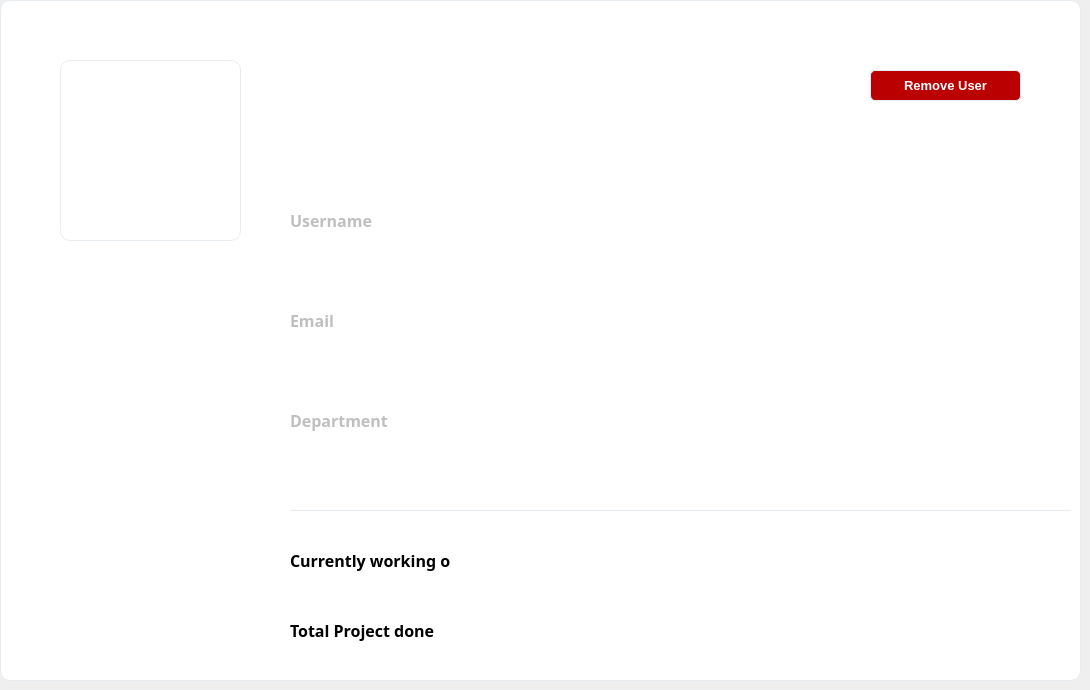
   <widget class="QWidget" name="page_manage">
    <widget class="QFrame" name="frame_manage">
     <property name="geometry">
      <rect>
       <x>0</x>
       <y>0</y>
       <width>1071</width>
       <height>681</height>
      </rect>
     </property>
     <property name="styleSheet">
      <string notr="true">background: white;
border-radius: 10px;
border: 1px solid #e7ecf1;</string>
     </property>
     <property name="frameShape">
      <enum>QFrame::StyledPanel</enum>
     </property>
     <property name="frameShadow">
      <enum>QFrame::Raised</enum>
     </property>
     <widget class="QTableView" name="tableView_user">
      <property name="geometry">
       <rect>
        <x>20</x>
        <y>100</y>
        <width>1031</width>
        <height>551</height>
       </rect>
      </property>
      <property name="font">
       <font>
        <family>Segoe UI Semibold</family>
        <pointsize>10</pointsize>
        <weight>75</weight>
        <bold>true</bold>
       </font>
      </property>
      <property name="focusPolicy">
       <enum>Qt::NoFocus</enum>
      </property>
      <property name="styleSheet">
       <string notr="true">*{
padding-top:31px;
}

::item{
border-bottom:1px solid #e7ecf1;
padding-left:20px;
}

::item:selected{
color:black;
background:#e7ecf1;
}</string>
      </property>
      <property name="horizontalScrollBarPolicy">
       <enum>Qt::ScrollBarAlwaysOff</enum>
      </property>
      <property name="autoScroll">
       <bool>false</bool>
      </property>
      <property name="alternatingRowColors">
       <bool>true</bool>
      </property>
      <property name="selectionBehavior">
       <enum>QAbstractItemView::SelectRows</enum>
      </property>
      <property name="showGrid">
       <bool>false</bool>
      </property>
      <attribute name="horizontalHeaderVisible">
       <bool>false</bool>
      </attribute>
      <attribute name="horizontalHeaderDefaultSectionSize">
       <number>257</number>
      </attribute>
      <attribute name="horizontalHeaderHighlightSections">
       <bool>false</bool>
      </attribute>
      <attribute name="verticalHeaderVisible">
       <bool>false</bool>
      </attribute>
      <attribute name="verticalHeaderDefaultSectionSize">
       <number>31</number>
      </attribute>
      <attribute name="verticalHeaderHighlightSections">
       <bool>false</bool>
      </attribute>
     </widget>
     <widget class="QLabel" name="label_manage_name">
      <property name="geometry">
       <rect>
        <x>20</x>
        <y>100</y>
        <width>271</width>
        <height>31</height>
       </rect>
      </property>
      <property name="font">
       <font>
        <family>Segoe UI Semibold</family>
        <pointsize>10</pointsize>
        <weight>75</weight>
        <bold>true</bold>
       </font>
      </property>
      <property name="styleSheet">
       <string notr="true">background:none;
border:none;
color:#888888;
border-radius: none;
border-bottom:1px solid #e7ecf1;
padding-left:20px;</string>
      </property>
      <property name="text">
       <string>NAME</string>
      </property>
     </widget>
     <widget class="QLabel" name="label_manage_username">
      <property name="geometry">
       <rect>
        <x>280</x>
        <y>100</y>
        <width>271</width>
        <height>31</height>
       </rect>
      </property>
      <property name="font">
       <font>
        <family>Segoe UI Semibold</family>
        <pointsize>10</pointsize>
        <weight>75</weight>
        <bold>true</bold>
       </font>
      </property>
      <property name="styleSheet">
       <string notr="true">background:none;
border:none;
color:#888888;
border-radius: none;
border-bottom:1px solid #e7ecf1;
padding-left:20px;</string>
      </property>
      <property name="text">
       <string>USERNAME</string>
      </property>
     </widget>
     <widget class="QLabel" name="label_manage_email">
      <property name="geometry">
       <rect>
        <x>540</x>
        <y>100</y>
        <width>271</width>
        <height>31</height>
       </rect>
      </property>
      <property name="font">
       <font>
        <family>Segoe UI Semibold</family>
        <pointsize>10</pointsize>
        <weight>75</weight>
        <bold>true</bold>
       </font>
      </property>
      <property name="styleSheet">
       <string notr="true">background:none;
border:none;
color:#888888;
border-radius: none;
border-bottom:1px solid #e7ecf1;
padding-left:20px;</string>
      </property>
      <property name="text">
       <string>EMAIL</string>
      </property>
     </widget>
     <widget class="QLabel" name="label_manage_dep">
      <property name="geometry">
       <rect>
        <x>800</x>
        <y>100</y>
        <width>251</width>
        <height>31</height>
       </rect>
      </property>
      <property name="font">
       <font>
        <family>Segoe UI Semibold</family>
        <pointsize>10</pointsize>
        <weight>75</weight>
        <bold>true</bold>
       </font>
      </property>
      <property name="styleSheet">
       <string notr="true">background:none;
border:none;
color:#888888;
border-radius: none;
border-bottom:1px solid #e7ecf1;
padding-left:20px;</string>
      </property>
      <property name="text">
       <string>DEPARTMENT</string>
      </property>
     </widget>
     <widget class="QLineEdit" name="lineEdit_search_2">
      <property name="geometry">
       <rect>
        <x>29</x>
        <y>40</y>
        <width>1001</width>
        <height>41</height>
       </rect>
      </property>
      <property name="font">
       <font>
        <family>Segoe UI Semibold</family>
        <pointsize>10</pointsize>
        <weight>75</weight>
        <bold>true</bold>
       </font>
      </property>
      <property name="styleSheet">
       <string notr="true">*{
	border-radius:5px;
	padding-left:5px;
}
:hover{
    border: 1px solid #34a671;
}
:focus{
    border: 1px solid #34a671;
}</string>
      </property>
      <property name="placeholderText">
       <string>Search by Name or Username or Email</string>
      </property>
      <property name="clearButtonEnabled">
       <bool>true</bool>
      </property>
     </widget>
    </widget>
    <widget class="QFrame" name="frame_user_details">
     <property name="geometry">
      <rect>
       <x>0</x>
       <y>0</y>
       <width>1081</width>
       <height>681</height>
      </rect>
     </property>
     <property name="styleSheet">
      <string notr="true">background: white;
border-radius: 10px;
border: 1px solid #e7ecf1;</string>
     </property>
     <property name="frameShape">
      <enum>QFrame::StyledPanel</enum>
     </property>
     <property name="frameShadow">
      <enum>QFrame::Raised</enum>
     </property>
     <widget class="QLabel" name="label_user_pic">
      <property name="geometry">
       <rect>
        <x>60</x>
        <y>60</y>
        <width>181</width>
        <height>181</height>
       </rect>
      </property>
      <property name="styleSheet">
       <string notr="true"/>
      </property>
      <property name="text">
       <string/>
      </property>
      <property name="scaledContents">
       <bool>true</bool>
      </property>
     </widget>
     <widget class="QLabel" name="label_user_email_title">
      <property name="geometry">
       <rect>
        <x>290</x>
        <y>300</y>
        <width>511</width>
        <height>41</height>
       </rect>
      </property>
      <property name="font">
       <font>
        <family>Segoe UI Semibold</family>
        <pointsize>12</pointsize>
        <weight>75</weight>
        <bold>true</bold>
       </font>
      </property>
      <property name="styleSheet">
       <string notr="true">border:none;
color:#bfbfbf;</string>
      </property>
      <property name="text">
       <string>Email</string>
      </property>
     </widget>
     <widget class="QLabel" name="label_user_dep_title">
      <property name="geometry">
       <rect>
        <x>290</x>
        <y>400</y>
        <width>511</width>
        <height>41</height>
       </rect>
      </property>
      <property name="font">
       <font>
        <family>Segoe UI Semibold</family>
        <pointsize>12</pointsize>
        <weight>75</weight>
        <bold>true</bold>
       </font>
      </property>
      <property name="styleSheet">
       <string notr="true">border:none;
color:#bfbfbf;</string>
      </property>
      <property name="text">
       <string>Department</string>
      </property>
     </widget>
     <widget class="QLabel" name="label_user_email">
      <property name="geometry">
       <rect>
        <x>290</x>
        <y>340</y>
        <width>351</width>
        <height>41</height>
       </rect>
      </property>
      <property name="font">
       <font>
        <family>Segoe UI</family>
        <pointsize>12</pointsize>
        <weight>50</weight>
        <bold>false</bold>
       </font>
      </property>
      <property name="styleSheet">
       <string notr="true">border:none;</string>
      </property>
      <property name="text">
       <string/>
      </property>
     </widget>
     <widget class="QLabel" name="label_user_dep">
      <property name="geometry">
       <rect>
        <x>290</x>
        <y>440</y>
        <width>351</width>
        <height>41</height>
       </rect>
      </property>
      <property name="font">
       <font>
        <family>Segoe UI</family>
        <pointsize>12</pointsize>
        <weight>50</weight>
        <bold>false</bold>
       </font>
      </property>
      <property name="styleSheet">
       <string notr="true">border:none;</string>
      </property>
      <property name="text">
       <string/>
      </property>
     </widget>
     <widget class="Line" name="line">
      <property name="geometry">
       <rect>
        <x>290</x>
        <y>510</y>
        <width>781</width>
        <height>1</height>
       </rect>
      </property>
      <property name="orientation">
       <enum>Qt::Horizontal</enum>
      </property>
     </widget>
     <widget class="QLabel" name="label_user_woking_project">
      <property name="geometry">
       <rect>
        <x>290</x>
        <y>540</y>
        <width>161</width>
        <height>41</height>
       </rect>
      </property>
      <property name="font">
       <font>
        <family>Segoe UI Semibold</family>
        <pointsize>12</pointsize>
        <weight>75</weight>
        <bold>true</bold>
       </font>
      </property>
      <property name="styleSheet">
       <string notr="true">border:none;</string>
      </property>
      <property name="text">
       <string>Currently working on </string>
      </property>
     </widget>
     <widget class="QLabel" name="label_user_project_done">
      <property name="geometry">
       <rect>
        <x>290</x>
        <y>610</y>
        <width>161</width>
        <height>41</height>
       </rect>
      </property>
      <property name="font">
       <font>
        <family>Segoe UI Semibold</family>
        <pointsize>12</pointsize>
        <weight>75</weight>
        <bold>true</bold>
       </font>
      </property>
      <property name="styleSheet">
       <string notr="true">border:none;</string>
      </property>
      <property name="text">
       <string>Total Project done</string>
      </property>
     </widget>
     <widget class="QPushButton" name="pushButton_user_remove">
      <property name="geometry">
       <rect>
        <x>870</x>
        <y>70</y>
        <width>151</width>
        <height>31</height>
       </rect>
      </property>
      <property name="font">
       <font>
        <family>Segoe UI</family>
        <pointsize>10</pointsize>
        <weight>75</weight>
        <bold>true</bold>
       </font>
      </property>
      <property name="focusPolicy">
       <enum>Qt::NoFocus</enum>
      </property>
      <property name="styleSheet">
       <string notr="true">*{
background:#ba0000;
color:white;
border-radius: 5px;
}
:hover{
background: #930000;
}</string>
      </property>
      <property name="text">
       <string>Remove User</string>
      </property>
     </widget>
     <widget class="QLabel" name="label_user_pic_frame">
      <property name="geometry">
       <rect>
        <x>60</x>
        <y>60</y>
        <width>181</width>
        <height>181</height>
       </rect>
      </property>
      <property name="styleSheet">
       <string notr="true">border:none;
background:none;</string>
      </property>
      <property name="text">
       <string/>
      </property>
      <property name="pixmap">
       <pixmap resource="Resources.qrc">:/imgs/frame_5.png</pixmap>
      </property>
      <property name="scaledContents">
       <bool>true</bool>
      </property>
     </widget>
     <widget class="QPushButton" name="pushButton_back">
      <property name="geometry">
       <rect>
        <x>20</x>
        <y>10</y>
        <width>31</width>
        <height>31</height>
       </rect>
      </property>
      <property name="font">
       <font>
        <pointsize>12</pointsize>
       </font>
      </property>
      <property name="cursor">
       <cursorShape>PointingHandCursor</cursorShape>
      </property>
      <property name="focusPolicy">
       <enum>Qt::NoFocus</enum>
      </property>
      <property name="styleSheet">
       <string notr="true">*{
border:none;
background:none;
	border-image: url(:/imgs/icons8-back-arrow-26.png);
}
:hover{
	border-image: url(:/imgs/icons8-back-arrow-64.png);
}</string>
      </property>
      <property name="text">
       <string/>
      </property>
      <property name="iconSize">
       <size>
        <width>40</width>
        <height>40</height>
       </size>
      </property>
     </widget>
     <widget class="QLabel" name="label_user_name">
      <property name="geometry">
       <rect>
        <x>290</x>
        <y>70</y>
        <width>351</width>
        <height>41</height>
       </rect>
      </property>
      <property name="font">
       <font>
        <family>Segoe UI Semibold</family>
        <pointsize>14</pointsize>
        <weight>75</weight>
        <bold>true</bold>
       </font>
      </property>
      <property name="styleSheet">
       <string notr="true">border:none;
color:#6fa000;</string>
      </property>
      <property name="text">
       <string/>
      </property>
     </widget>
     <widget class="QLabel" name="label_user_specialist">
      <property name="geometry">
       <rect>
        <x>290</x>
        <y>120</y>
        <width>351</width>
        <height>61</height>
       </rect>
      </property>
      <property name="font">
       <font>
        <family>Segoe UI</family>
        <pointsize>12</pointsize>
        <weight>50</weight>
        <bold>false</bold>
       </font>
      </property>
      <property name="styleSheet">
       <string notr="true">border:none;</string>
      </property>
      <property name="text">
       <string/>
      </property>
      <property name="alignment">
       <set>Qt::AlignLeading|Qt::AlignLeft|Qt::AlignTop</set>
      </property>
     </widget>
     <widget class="QLabel" name="label_user_username">
      <property name="geometry">
       <rect>
        <x>290</x>
        <y>240</y>
        <width>351</width>
        <height>41</height>
       </rect>
      </property>
      <property name="font">
       <font>
        <family>Segoe UI</family>
        <pointsize>12</pointsize>
        <weight>50</weight>
        <bold>false</bold>
       </font>
      </property>
      <property name="styleSheet">
       <string notr="true">border:none;</string>
      </property>
      <property name="text">
       <string/>
      </property>
     </widget>
     <widget class="QLabel" name="label_user_username_title">
      <property name="geometry">
       <rect>
        <x>290</x>
        <y>200</y>
        <width>511</width>
        <height>41</height>
       </rect>
      </property>
      <property name="font">
       <font>
        <family>Segoe UI Semibold</family>
        <pointsize>12</pointsize>
        <weight>75</weight>
        <bold>true</bold>
       </font>
      </property>
      <property name="styleSheet">
       <string notr="true">border:none;
color:#bfbfbf;</string>
      </property>
      <property name="text">
       <string>Username</string>
      </property>
     </widget>
     <widget class="QLabel" name="label_user_woking_project_2">
      <property name="geometry">
       <rect>
        <x>490</x>
        <y>540</y>
        <width>531</width>
        <height>41</height>
       </rect>
      </property>
      <property name="font">
       <font>
        <family>Segoe UI Semibold</family>
        <pointsize>12</pointsize>
        <weight>75</weight>
        <bold>true</bold>
       </font>
      </property>
      <property name="styleSheet">
       <string notr="true">border:none;
color:#6fa000;</string>
      </property>
      <property name="text">
       <string/>
      </property>
     </widget>
     <widget class="QLabel" name="label_user_project_done_2">
      <property name="geometry">
       <rect>
        <x>490</x>
        <y>610</y>
        <width>531</width>
        <height>41</height>
       </rect>
      </property>
      <property name="font">
       <font>
        <family>Segoe UI Semibold</family>
        <pointsize>12</pointsize>
        <weight>75</weight>
        <bold>true</bold>
       </font>
      </property>
      <property name="styleSheet">
       <string notr="true">border:none;
color:#6fa000;</string>
      </property>
      <property name="text">
       <string/>
      </property>
     </widget>
     <zorder>label_user_email_title</zorder>
     <zorder>label_user_dep_title</zorder>
     <zorder>label_user_email</zorder>
     <zorder>label_user_dep</zorder>
     <zorder>line</zorder>
     <zorder>label_user_woking_project</zorder>
     <zorder>label_user_project_done</zorder>
     <zorder>pushButton_user_remove</zorder>
     <zorder>pushButton_back</zorder>
     <zorder>label_user_name</zorder>
     <zorder>label_user_specialist</zorder>
     <zorder>label_user_username</zorder>
     <zorder>label_user_username_title</zorder>
     <zorder>label_user_pic</zorder>
     <zorder>label_user_pic_frame</zorder>
     <zorder>label_user_woking_project_2</zorder>
     <zorder>label_user_project_done_2</zorder>
    </widget>
   </widget>
